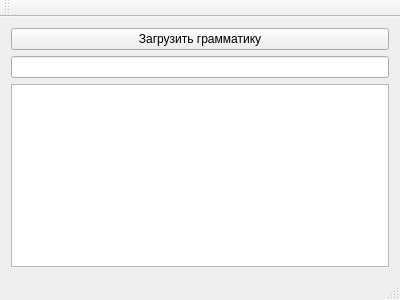
<?xml version="1.0" encoding="UTF-8"?>
<ui version="4.0">
 <class>MainWindow</class>
 <widget class="QMainWindow" name="MainWindow">
  <property name="geometry">
   <rect>
    <x>0</x>
    <y>0</y>
    <width>400</width>
    <height>300</height>
   </rect>
  </property>
  <property name="windowTitle">
   <string>MainWindow</string>
  </property>
  <widget class="QWidget" name="centralWidget">
   <layout class="QVBoxLayout" name="verticalLayout">
    <item>
     <widget class="QPushButton" name="load_grammar">
      <property name="text">
       <string>Загрузить грамматику</string>
      </property>
     </widget>
    </item>
    <item>
     <widget class="QLineEdit" name="save_way"/>
    </item>
    <item>
     <widget class="QTextEdit" name="text_result"/>
    </item>
   </layout>
  </widget>
  <widget class="QMenuBar" name="menuBar">
   <property name="geometry">
    <rect>
     <x>0</x>
     <y>0</y>
     <width>400</width>
     <height>21</height>
    </rect>
   </property>
  </widget>
  <widget class="QToolBar" name="mainToolBar">
   <attribute name="toolBarArea">
    <enum>TopToolBarArea</enum>
   </attribute>
   <attribute name="toolBarBreak">
    <bool>false</bool>
   </attribute>
  </widget>
  <widget class="QStatusBar" name="statusBar"/>
 </widget>
 <layoutdefault spacing="6" margin="11"/>
 <resources/>
 <connections/>
</ui>
